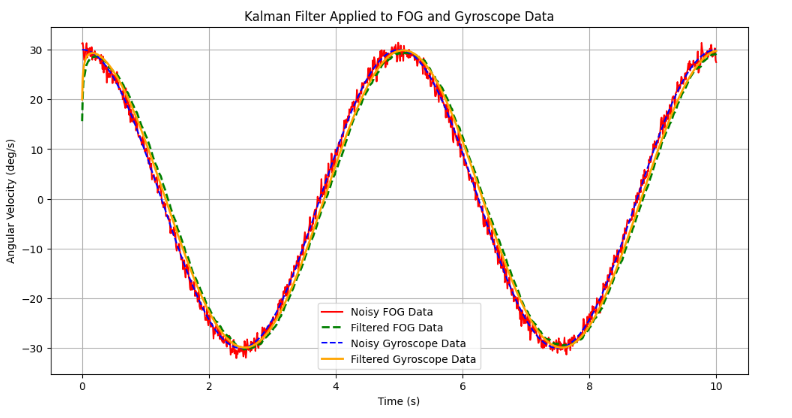

Generate this figure with Python:
import numpy as np
import matplotlib.pyplot as plt

# Time parameters
time = np.linspace(0, 10, 1000)  # 10 seconds, 1000 data points

# Simulated gyroscope data
gyro_z = 30 * np.cos(2 * np.pi * 0.2 * time)  # Gyroscope data (Z-axis)

# Simulated Fiber Optic Gyroscope (FOG) data with additional noise
fog_z = gyro_z + np.random.normal(0, 1.0, size=time.shape)  # FOG data with noise

# Kalman filter implementation
def kalman_filter(measurements, process_variance, measurement_variance, initial_estimate=0):
    estimates = []  # List to store filtered estimates
    estimate = initial_estimate  # Initial state estimate
    error = 1.0  # Initial estimation error (P)

    for measurement in measurements:
        # Prediction step
        kalman_gain = error / (error + measurement_variance)  # Compute Kalman gain

        # Update step
        estimate = estimate + kalman_gain * (measurement - estimate)  # Update estimate
        estimates.append(estimate)  # Store the estimate

        # Update error covariance
        error = (1 - kalman_gain) * error + process_variance  # Update error for next iteration

    return estimates

# Apply Kalman filter to FOG data
filtered_fog = kalman_filter(fog_z, process_variance=0.01, measurement_variance=1.0)

# Apply Kalman filter to Gyroscope data
filtered_gyro = kalman_filter(gyro_z, process_variance=0.01, measurement_variance=0.5)

# Plot the filtered data
plt.figure(figsize=(12, 6))

# Plot raw FOG data
plt.plot(time, fog_z, label="Noisy FOG Data", color="red", linewidth=1.5)

# Plot filtered FOG data
plt.plot(time, filtered_fog, label="Filtered FOG Data", linestyle="--", color="green", linewidth=2)

# Plot raw Gyroscope data
plt.plot(time, gyro_z, label="Noisy Gyroscope Data", linestyle="--", color="blue")

# Plot filtered Gyroscope data
plt.plot(time, filtered_gyro, label="Filtered Gyroscope Data", color="orange", linewidth=2)

plt.title("Kalman Filter Applied to FOG and Gyroscope Data")
plt.xlabel("Time (s)")
plt.ylabel("Angular Velocity (deg/s)")
plt.legend()
plt.grid()
plt.show()
